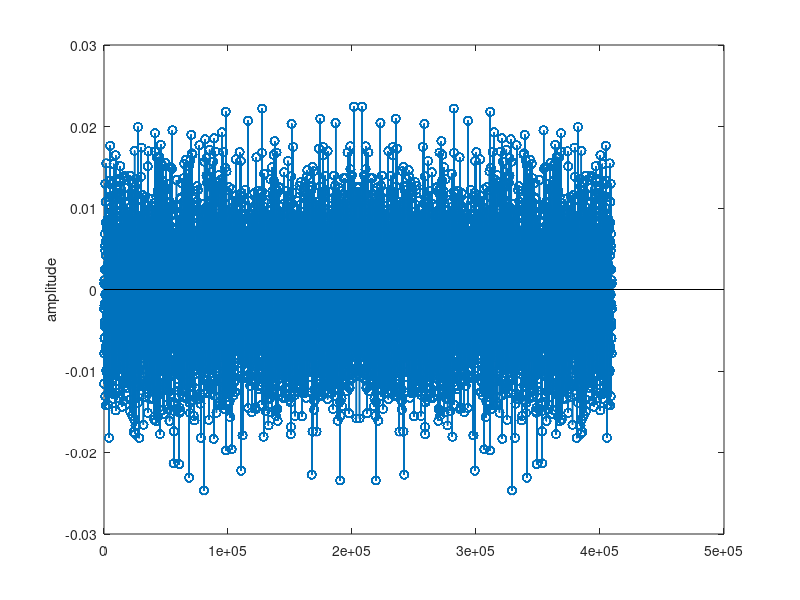

This chart was generated by the following MATLAB code: (Note: this script raises an error after producing the figure.)
clc; clear all; close all;

% Creating X_k
size_X = 6400;
range = [-1 1];
X_k = randi(range,size_X,1);

% IDFT
x_m = ifft(X_k); %Turns data points into impulses 

% Extending the 64 points
L = 64; %Length of Pulse

pulse = ones(L, 1); %Creates pulse with L of 64 bits

% spread out the values in "bits" by Symbol_period
% first create a vector to store the values
x_0 = zeros(L*length(x_m),1);

% assign every Symbol_period-th sample to equal a value from bits
x_0(1:L:end) = x_m;

% now convolve the single generic pulse with the spread-out bits
x_m_pulse = conv(pulse, x_0);
x_m_pulse= x_m_pulse(1:409600);

figure;
stem(x_m_pulse)
ylabel('amplitude')


% Adding cyclic prefix
d = 64;
n_data = size_X / d;

Len_pulse_data = length(x_m_pulse) + length(x_m_pulse)/4;

x_L_m = [x_m_pulse(3073:4096); x_m_pulse];
for R = 2:n_data
    cycPrefix = x_m_pulse(3136+(R-1)*4096:4096+(R-1)*4096);
    end_unit = d*L*1*(R-1) + 16*L*(R-1);
    x_L_m = [x_L_m(1: end_unit); x_L_m(end_unit + (R-1)*4096 : end_unit + (R-1)*4096) ; x_L_m(end_unit + 5120:end)];
end

% a = [1,2,4,5];
%    b = [a(1:2) 3 a(3:end)]


% Transmit data
y_m = nonflat_channel(x_m_pulse);




% IDFT
Y_k = fft(y_m,L); 
figure;
stem(Y_k);
%%

hold on
stem(X_k)
stem(Y_k)
hold off
